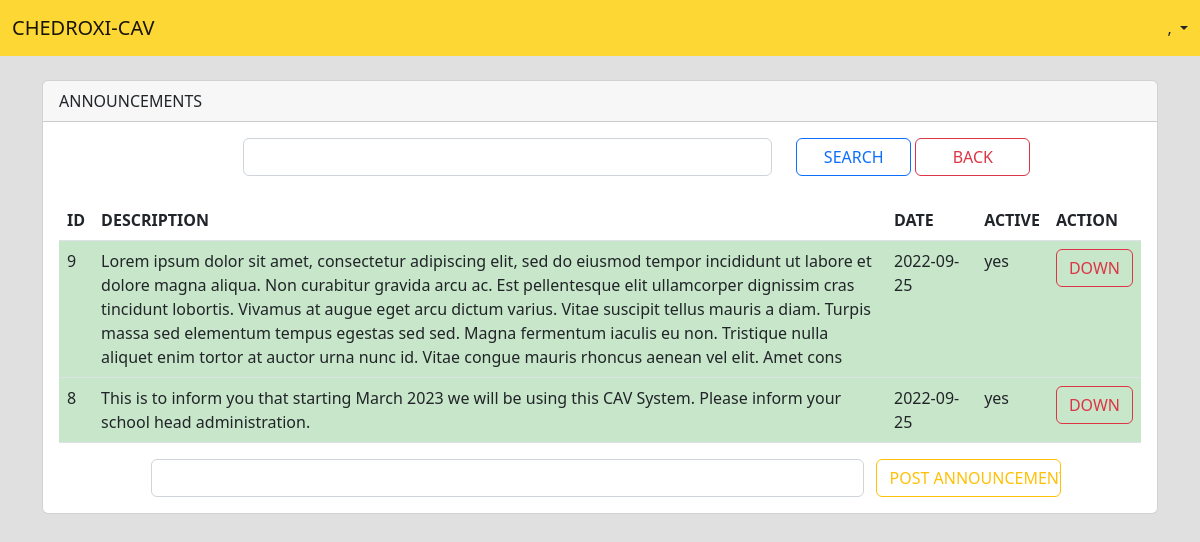
Page /pages/admin/pages/viewAnnouncements.php on the earlier database version.
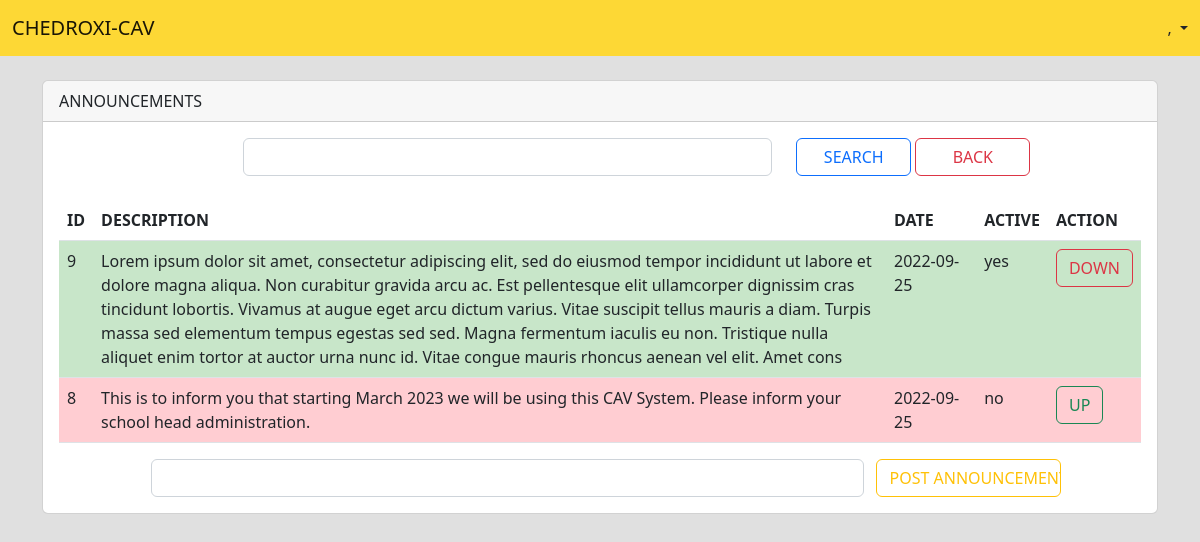
Same page on the later database version.
### tables this page shows
CREATE TABLE `tbl_announcements` (
  `ID` int(11) NOT NULL,
  `description` varchar(500) NOT NULL,
  `date` date NOT NULL,
  `active` varchar(3) NOT NULL
);

### pages/admin/pages/viewAnnouncements.php (the view, shortened to what this page needs)
<?php
include "../../../modules/dbconnection.php";
$UID = $_SESSION['UID'];
$sql = "select * from tbl_users a inner join tbl_roles b where a.roleid=b.roleid and userID='$UID' limit 1";
$result = mysqli_query($connection,$sql);
$fetch=mysqli_fetch_assoc($result);
$user = $fetch['lastname'] . ', ' . $fetch['firstname'];
$search = $_GET['search'];
$sql1 = "select * from tbl_announcements where description like '%$search%' or date like '%$search%' order by id desc";
$result1 = mysqli_query($connection,$sql1);
?>
<!doctype html>
<html>
    <head>
        <link href="https://cdn.jsdelivr.net/npm/bootstrap@5.2.1/dist/css/bootstrap.min.css" rel="stylesheet">
    </head>
    <body class="body-bg">
        <nav class="navbar fixed-top" style="background-color: #FDD835;">
            <div class="container-fluid">
                <a class="navbar-brand">CHEDROXI-CAV</a>
                <li class="nav-item dropdown d-flex">
                    <a class="nav-link dropdown-toggle" href="#" role="button" data-bs-toggle="dropdown" aria-expanded="false"><?= $user ?></a>
                </li>
            </div>
        </nav>
        <div class="container">
            <div class="card">
                <div class="card-header">ANNOUNCEMENTS</div>
                <div class="card-body">
                    <form method='post' action="../../../modules/admin-viewannouncements-route.php">
                        <div class="row">
                            <div class="col-2"></div>
                            <div class="col-6"><input type="text" name="search" class="form-control"></div>
                            <div class="col-4"><input type="submit" class="col-4 btn btn-outline-primary" value="SEARCH"> <a href="../index.php" class="col-4 btn btn-outline-danger">BACK</a></div>
                        </div>
                    </form>
                    <br>
                    <table class="table">
                        <thead>
                            <tr>
                                <th>ID</th>
                                <th>DESCRIPTION</th>
                                <th class="col-1">DATE</th>
                                <th>ACTIVE</th>
                                <th>ACTION</th>
                            </tr>
                        </thead>
                        <tbody>
                            <?php while($fetch1 = mysqli_fetch_assoc($result1)) {?>
                                <tr <?php if($fetch1['active'] == 'yes') { echo "style='background-color:#C8E6C9;'";} elseif ($fetch1['active'] == 'no') {echo "style='background-color:#FFCDD2;'";}?>>
                                    <td><?=$fetch1['ID']?></td>
                                    <td><?=$fetch1['description']?></td>
                                    <td><?=$fetch1['date']?></td>
                                    <td><?=$fetch1['active']?></td>
                                    <?php if($fetch1['active']=='yes') { ?>
                                        <td><a href="../../../modules/updateAnnouncementDown.php?id=<?=$fetch1['ID']?>" class="btn btn-outline-danger">DOWN</a></td>
                                    <?php }elseif($fetch1['active']=='no') { ?>
                                        <td><a href="../../../modules/updateAnnouncementUp.php?id=<?=$fetch1['ID']?>" class="btn btn-outline-success">UP</a></td>
                                    <?php } ?>
                                </tr>
                            <?php } ?>
                        </tbody>
                    </table>
                    <form method="post" action="../../../modules/addAnnouncement.php">
                        <div class="row">
                            <div class="col-1"></div>
                            <div class="col-8">
                                <input type="text" class="form-control" name="announcementtext" required>
                            </div>
                                <input type="submit" class="col-2 btn btn-outline-warning" value="POST ANNOUNCEMENT">
                            </div>
                        </div>
            </div>
        </div>
    </body>
</html>

Differences in the rows shown:
changed tbl_announcements id 8: active "yes" → "no"; active "DOWN" → "UP"
